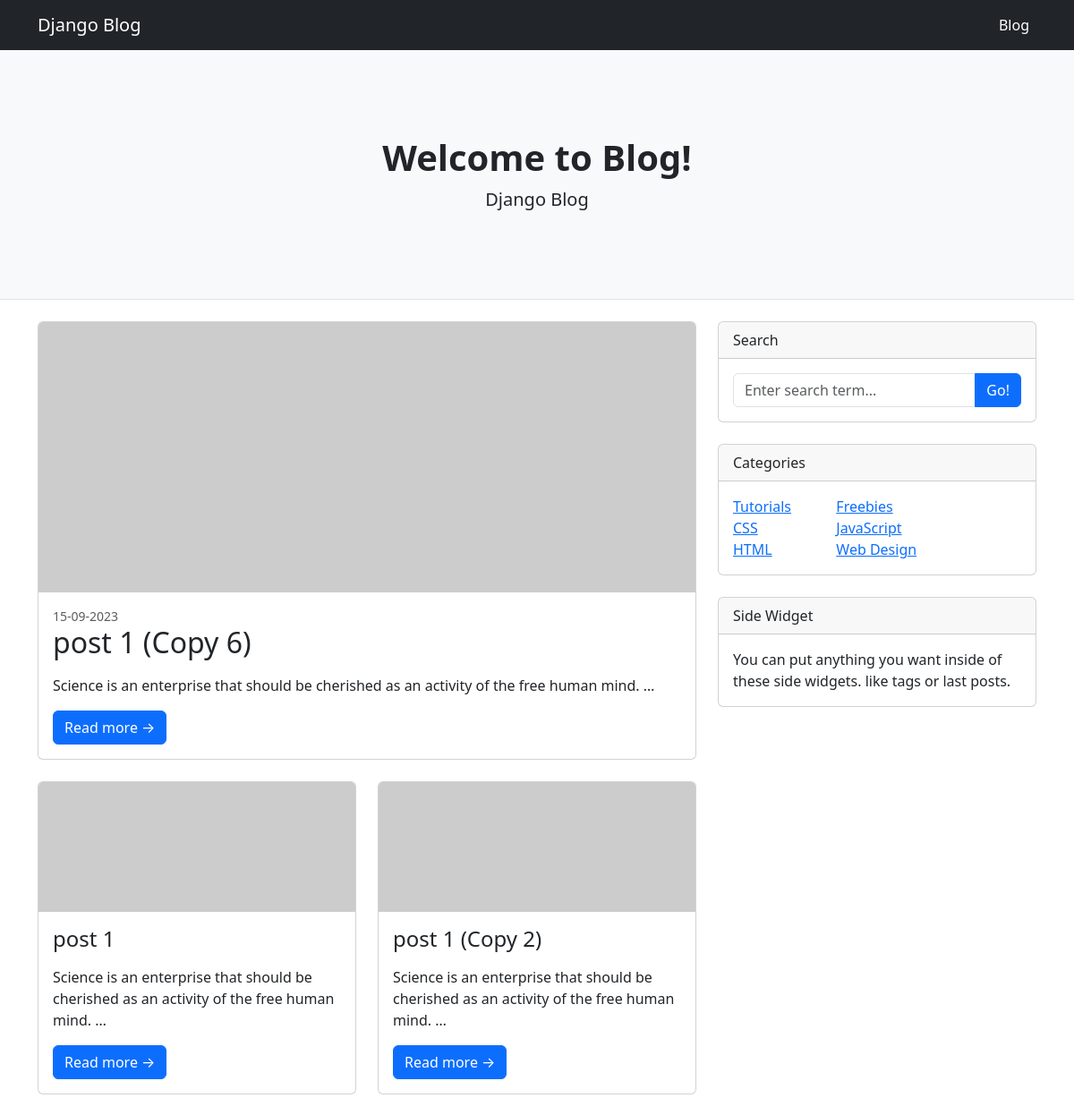
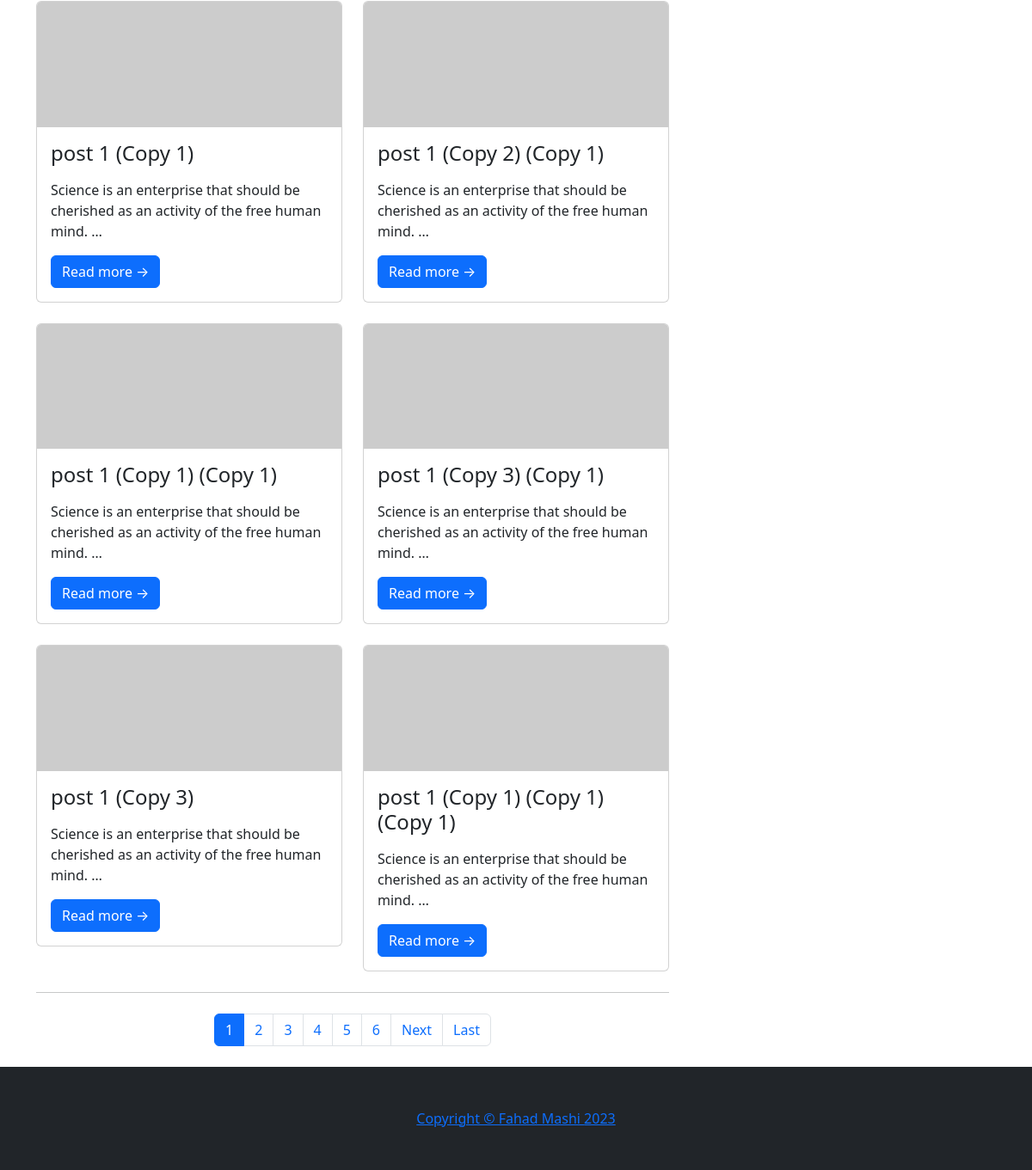
The app's page /, older data (2 pictures, top to bottom).
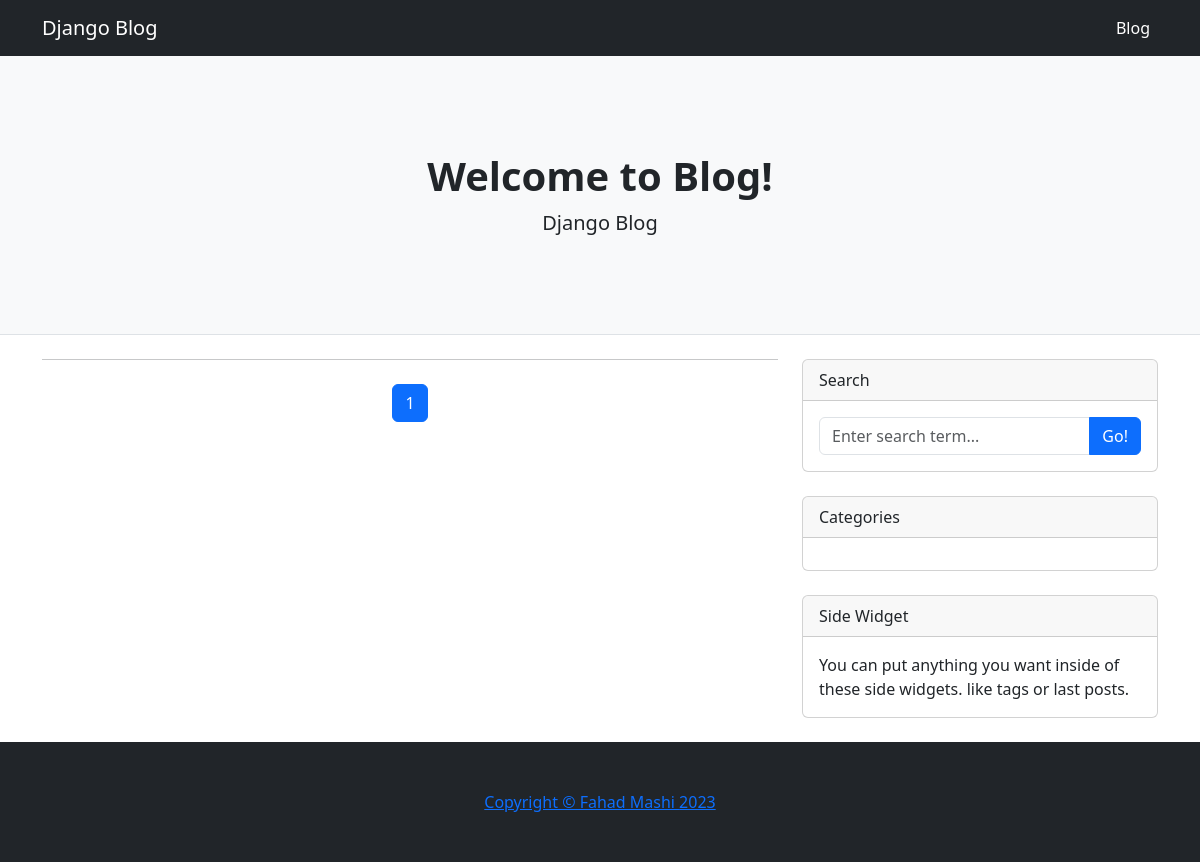
The same page, newer data.
### blog/models.py (models this page shows, shortened)
class Post(models.Model):
    category = models.ManyToManyField(Category, blank=True)
    tag = models.ManyToManyField(Tag, blank=True)
    title = models.CharField(max_length=200, unique=True)
    slug = models.SlugField(blank=True, allow_unicode=True, max_length=250, unique=True)
    image = models.ImageField(null=True, blank=True, upload_to=PathRename('images/blog/posts/'))
    author = models.ForeignKey(User, on_delete=models.CASCADE, related_name='blog_author')
    content = RichTextField(blank=True, null=True)
    active = models.BooleanField(default=False, choices=ACTIVE, verbose_name='Status')
    favourites = models.ManyToManyField(User, related_name='favourite', default=None, blank=True)
    rating = models.CharField(choices=Grade, default='average', max_length=50)
    created = models.DateTimeField(default=timezone.now)
    updated = models.DateTimeField(auto_now=True)
    class Meta:
        ordering = ['-created']
        verbose_name = ("Post")
        verbose_name_plural = ("Posts")

class Category(models.Model):
    id = models.AutoField(primary_key=True)
    name = models.CharField(max_length=50, verbose_name='Category Name')
    image = models.ImageField(null=True, blank=True, upload_to=PathRename('images/blog/Categories'),
                              verbose_name='Category Image')
    slug = models.SlugField(blank=True, allow_unicode=True, max_length=250, unique=True, null=True, verbose_name='Slug')
    active = models.BooleanField(default=False, choices=ACTIVE, verbose_name='Status')
    created = models.DateTimeField(default=timezone.now)
    updated = models.DateTimeField(auto_now=True)
    class Meta:
        verbose_name_plural = 'Categories'

### blog/views.py (the view)
# urls.py: path('', views.blog, name='blog'),
def blog(request,):
    posts = Post.objects.filter(active=True).order_by('-created')
    categories = Category.objects.filter(active=True).order_by('-created')
    paginator = Paginator(posts, 9)
    page_number = request.GET.get('page')
    page_obj = paginator.get_page(page_number)
    context = {
        'title': 'Blog',
        'posts': posts,
        'categories': categories,
        'page_obj': page_obj,
        'nav_active': 'blog',
    }
    template = 'blog/index.html'
    return render(request, template, context)

### templates/blog/index.html (shortened to what this page needs)
{% extends 'blog/base.html' %}
{% load static %}
{% block content %}
{% include 'blog/include/header/header.html' %}
        <div class="container">
            <div class="row">
                <div class="col-lg-8">
            {% if posts %}
                    {% for post in posts %}
                    {% ifchanged %}
                    {% if forloop.last %}
                    <div class="card mb-4">
                        <a href="#!">
                            <img class="card-img-top" src="{% if post.image %}{{ post.image.url }}{% else %}https://dummyimage.com/850x350/dee2e6/6c757d.jpg{% endif %}" alt="..." />
                        </a>
                        <div class="card-body">
                            <div class="small text-muted">{{ post.created|date:'d-m-Y' }}</div>
                            <h2 class="card-title">{{ post.title }}</h2>
                            <p class="card-text">{{ post.content|truncatechars_html:90|safe }}</p>
                            <a class="btn btn-primary" href="{% url 'post_detail' post.slug %}">Read more →</a>
                        </div>
                    </div>
                    {% endif %}
                    {% endifchanged %}
                    {% endfor %}
            {% endif %}
                    <div class="row">
                        <div class="col-lg-6">
                            {% for obj in page_obj|slice:"0:-1" %}
                            <div class="card mb-4">
                                {% if obj.image %}
                                <a href=""><img class="card-img-top" src="{{ obj.image.url }}" alt="..." /></a>
                                {% else %}
                                <a href=""><img class="card-img-top" src="{% if obj.image %}{{ obj.image.url }}{% else %}https://dummyimage.com/850x350/dee2e6/6c757d.jpg{% endif %}" alt="..." /></a>
                                {% endif %}
                                <div class="card-body">
                                    <h2 class="card-title h4">{{ obj.title }}</h2>
                                    <p class="card-text">{{ obj.content|truncatechars_html:90|safe }}</p>
                                    <a class="btn btn-primary" href="{% url 'post_detail' obj.slug %}">Read more →</a>
                                </div>
                            </div>
                            {% if forloop.counter|divisibleby:2 %}
                            </div>
                            <div class="col-lg-6">
                            {% endif %}
                            {% endfor %}
                        </div>
                    </div>
                    {% include 'blog/include/components/pagination.html' %}
            {% endblock %}

### templates/blog/base.html
{% load static %}
<!DOCTYPE html>
<html lang="en">
{% include 'blog/include/header/head.html' %}
    <body>
    {% include 'blog/include/header/navbar.html' %}
    {% block content %} {% endblock content %}
                <div class="col-lg-4">
                    <div class="card mb-4">
                        <div class="card-header">Search</div>
                        <div class="card-body">
                                <form method="get" action="{% url 'search' %}">
                                    <div class="input-group">
                                    <input class="form-control" type="text" name="q" placeholder="Enter search term..." aria-label="Enter search term..." aria-describedby="button-search" />
                                    <button class="btn btn-primary" id="button-search" type="submit">Go!</button>
                                         </div>
                                </form>
                        </div>
                    </div>
                    <div class="card mb-4">
                        <div class="card-header">Categories</div>
                        <div class="card-body">
                            <div class="row">
                                {% for cat in categories %}
                                <div class="col-sm-4">
                                    <a href="{% url 'category' cat.slug %}">{{ cat.name }}</a>
                                </div>
                                {% if forloop.counter|divisibleby:2 and not forloop.last %}
                            </div>
                            <div class="row">
                                {% endif %}
                                {% endfor %}
                            </div>
                        </div>
                        </div>
                    <div class="card mb-4">
                        <div class="card-header">Side Widget</div>
                        <div class="card-body">You can put anything you want inside of these side widgets. like tags or last posts.</div>
                    </div>
                </div>
            </div>
        </div>
    {% include 'blog/include/footer/footer.html' %}
    </body>
</html>

### templates/blog/include/header/head.html (shortened to what this page needs)
{% load static %}
<head>
  <link
    href="https://cdn.jsdelivr.net/npm/bootstrap@5.3.2/dist/css/bootstrap.min.css"
    rel="stylesheet"
  />
</head>

### templates/blog/include/header/navbar.html (shortened to what this page needs)
{% load static %}
<nav class="navbar navbar-expand-lg navbar-dark bg-dark">
    <div class="container">
        <a class="navbar-brand" href="{% url 'blog' %}">Django Blog</a>
        <div class="collapse navbar-collapse" id="navbarSupportedContent">
            <ul class="navbar-nav ms-auto mb-2 mb-lg-0">
                <li class="nav-item"><a class="nav-link {% if nav_active == 'blog' %} active {% endif %}" aria-current="page" href="{% url 'blog' %}">Blog</a></li>
            </ul>
        </div>
    </div>
</nav>

### templates/blog/include/header/header.html (shortened to what this page needs)
{% load static %}
<header class="py-5 bg-light border-bottom mb-4">
    <div class="container">
        <div class="text-center my-5">
            {% if nav_active == 'blog' %}
            <h1 class="fw-bolder">Welcome to Blog!</h1>
            <p class="lead mb-0">Django Blog</p>
            {% endif %}
        </div>
    </div>
</header>

### templates/blog/include/components/pagination.html (shortened to what this page needs)
<nav aria-label="Pagination">
    <hr class="my-0" />
    <ul class="pagination justify-content-center my-4">
    {% for num in page_obj.paginator.page_range %}
    <li class="page-item{% if num == page_obj.number %} active{% endif %}">
        <a class="page-link" href="?page={{ num }}">{{ num }}</a>
    </li>
    {% endfor %}
    {% if page_obj.has_next %}
    <li class="page-item"><a class="page-link" href="?page={{ page_obj.next_page_number }}">Next</a></li>
    <li class="page-item"><a class="page-link" href="?page={{ page_obj.paginator.num_pages }}">Last</a></li>
    {% endif %}
</ul>
</nav>
</div>

### templates/blog/include/footer/footer.html (shortened to what this page needs)
{% load static %}
<footer class="py-5 bg-dark">
    <div class="container">
        <p class="m-0 text-center text-white"><a href="https://github.com/FMashi/Django-Core-Blog.git">
            Copyright &copy; Fahad Mashi <span id="currentYear"></span></a>
        </p>
</footer>

Row changes from the older to the newer data that the page shows:
removed Post: created "15-09-2023", title "post 1 (Copy 6)", content "Science is an enterprise that should be cherished as an activity of the free human mind. …", shown under "Welcome to Blog!"
removed Post: title "post 1", content "Science is an enterprise that should be cherished as an activity of the free human mind. …"
removed Post: title "post 1 (Copy 1)", content "Science is an enterprise that should be cherished as an activity of the free human mind. …"
removed Post: title "post 1 (Copy 2)", content "Science is an enterprise that should be cherished as an activity of the free human mind. …"
removed Post: title "post 1 (Copy 2) (Copy 1)", content "Science is an enterprise that should be cherished as an activity of the free human mind. …"
removed Post: title "post 1 (Copy 1) (Copy 1)", content "Science is an enterprise that should be cherished as an activity of the free human mind. …"
removed Post: title "post 1 (Copy 3)", content "Science is an enterprise that should be cherished as an activity of the free human mind. …"
removed Post: title "post 1 (Copy 3) (Copy 1)", content "Science is an enterprise that should be cherished as an activity of the free human mind. …"
removed Post: title "post 1 (Copy 1) (Copy 1) (Copy 1)", content "Science is an enterprise that should be cherished as an activity of the free human mind. …"
removed Category: name "Tutorials"
removed Category: name "Freebies"
removed Category: name "CSS"
removed Category: name "JavaScript"
removed Category: name "HTML"
removed Category: name "Web Design"
Text that changed along with them:
list line gone: "2"
list line gone: "3"
list line gone: "4"
list line gone: "5"
list line gone: "6"
text no longer shown: "Next Last"
